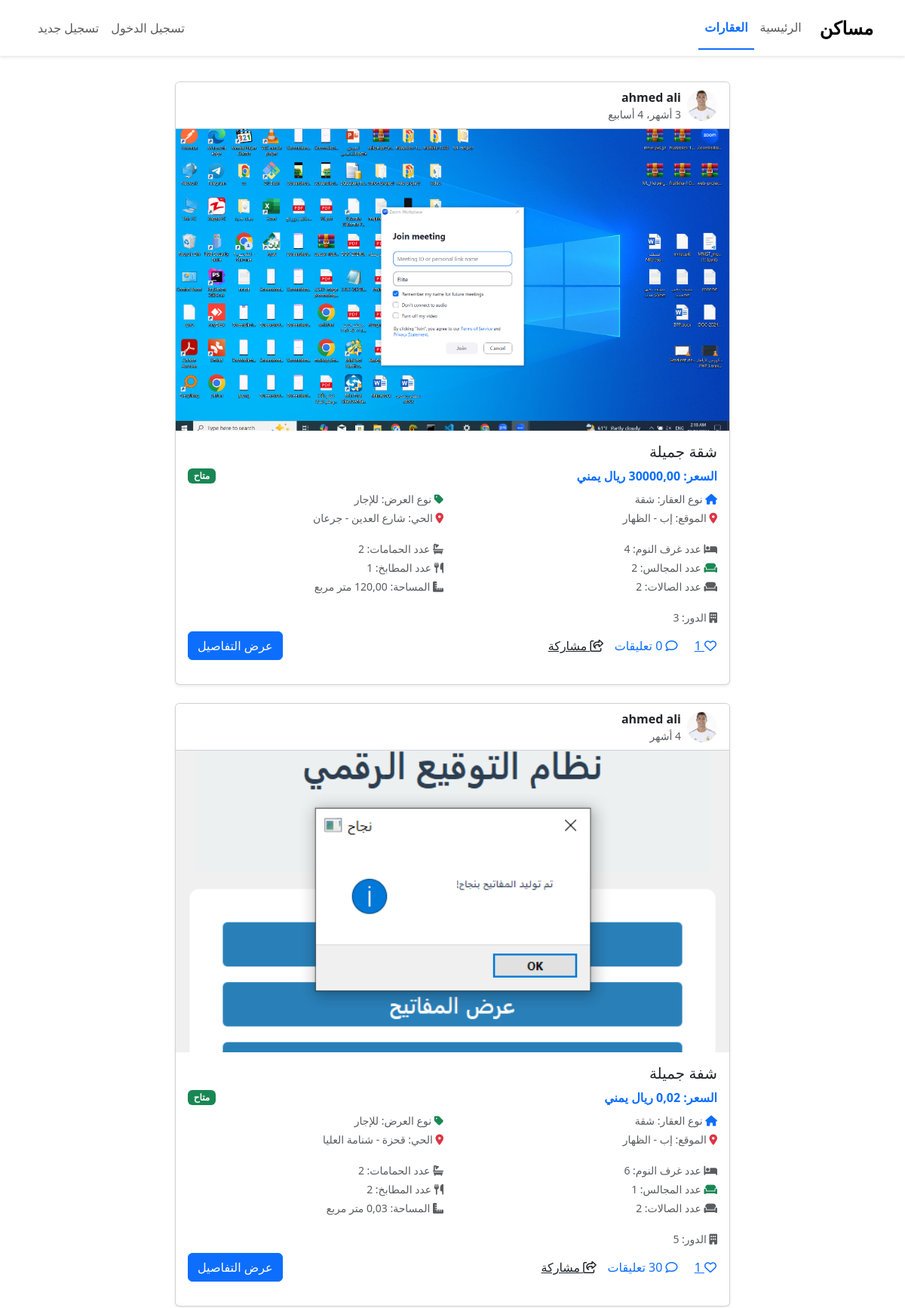
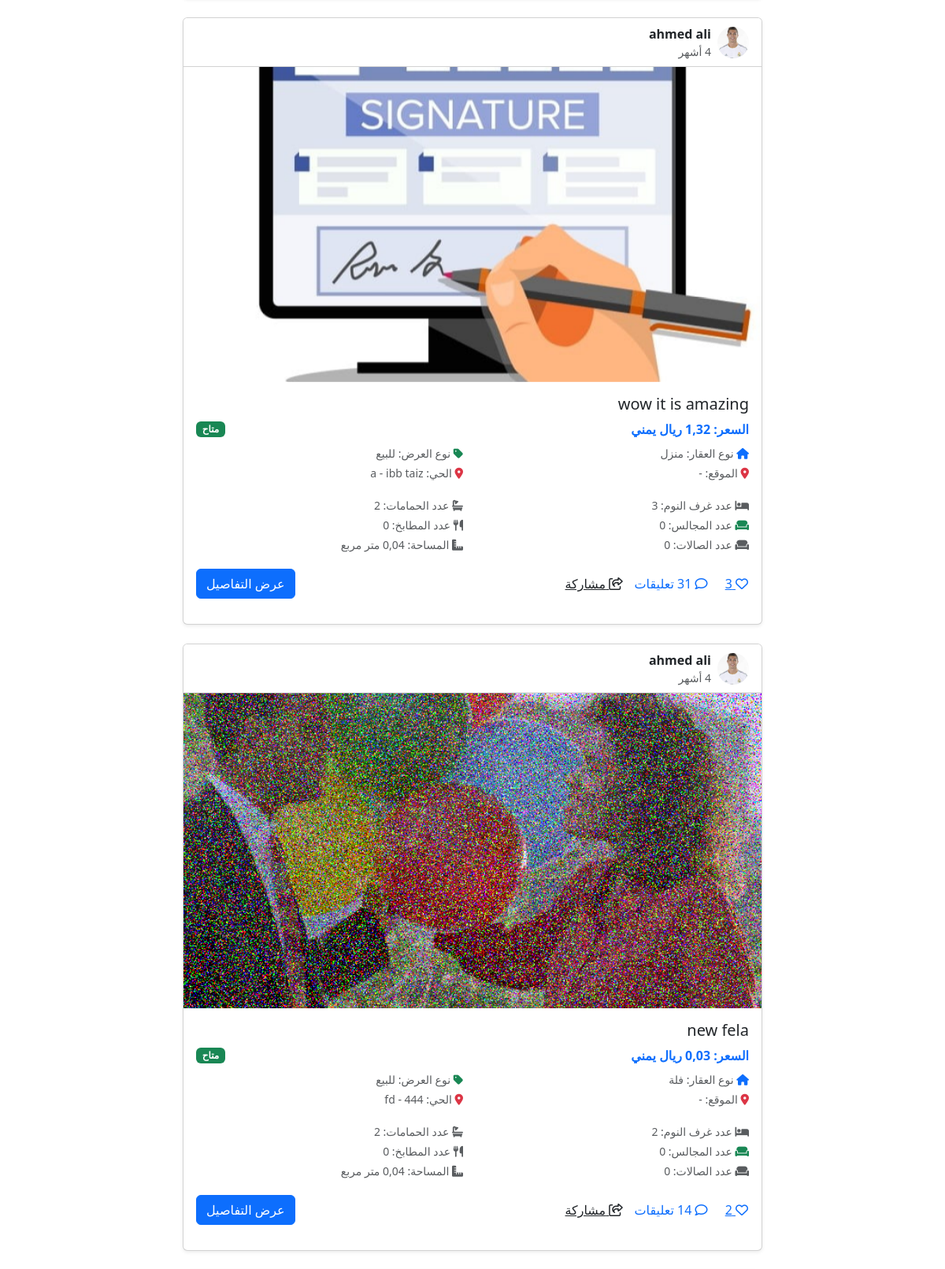
Page /properties/ (upper part) on the committed database (2 pictures, top to bottom).
### properties/models.py (models this page shows, shortened)
class Property(models.Model):
    PROPERTY_TYPE_CHOICES = [
        ('apartment', _('شقة')),
        ('house', _('منزل')),
        ('villa', _('فلة')),
        ('land', _('أرض')),
        ('commercial', _('دكان')),
    ]
    LISTING_TYPE_CHOICES = [
        ('sale', _('للبيع')),
        ('rent', _('للإجار')),
    ]
    CURRENCY_CHOICES = [
        ('YER', _('ريال يمني ')),
        ('USD', _('دولار')),
        ('SAR', _(' ريال سعودي')),
    ]
    area_meas=[
        ('meter',_('متر مربع')),
        ('labinh',_( 'لبنه')),
        ('q',_( 'قصبة')),
    ]
    owner = models.ForeignKey(User, on_delete=models.CASCADE, related_name='properties')
    title = models.CharField(max_length=200)
    description = models.TextField()
    property_type = models.CharField(max_length=20, choices=PROPERTY_TYPE_CHOICES)
    listing_type = models.CharField(max_length=10, choices=LISTING_TYPE_CHOICES)
    price = models.DecimalField(max_digits=12, decimal_places=2)
    currency = models.CharField(max_length=3, choices=CURRENCY_CHOICES, default='YER')
    halls_count = models.PositiveIntegerField(verbose_name=_('Number of Halls'), default=0)
    councils_count = models.PositiveIntegerField(verbose_name=_('Number of Councils'), default=0)
    rooms_count = models.PositiveIntegerField(verbose_name=_('Number of Rooms'), default=0)
    area = models.DecimalField(max_digits=10, decimal_places=2)
    area_measurment= models.CharField(max_length = 20,choices=area_meas)
    governorate = models.ForeignKey(Governorate, on_delete=models.SET_NULL, null=True, related_name='properties')
    district = models.ForeignKey(District, on_delete=models.SET_NULL, null=True, related_name='properties')
    neighborhood = models.CharField(max_length=200, blank=True, null=True, verbose_name=_('Neighborhood/Street'))
    map_location = models.CharField(max_length=500, blank=True, null=True, verbose_name=_('Map Location'))
    bedrooms = models.PositiveIntegerField(null=True, blank=True, verbose_name=_('Number of Bedrooms'))
    living_rooms = models.PositiveIntegerField(null=True, blank=True, verbose_name=_('Number of Living Rooms'))
    bathrooms = models.PositiveIntegerField(null=True, blank=True, verbose_name=_('Number of Bathrooms'))
    kitchens = models.PositiveIntegerField(null=True, blank=True, verbose_name=_('Number of Kitchens'))
    majlis = models.PositiveIntegerField(null=True, blank=True, verbose_name=_('Number of Majlis'))
    floor_number = models.PositiveIntegerField(null=True, blank=True, verbose_name=_('Floor Number'))  # For apartments
    number_of_floors = models.PositiveIntegerField(null=True, blank=True, verbose_name=_('Number of Floors'))  # For houses
    location = models.CharField(max_length=200)
    address = models.TextField()
    created_at = models.DateTimeField(auto_now_add=True)
    updated_at = models.DateTimeField(auto_now=True)
    is_available = models.BooleanField(default=True)
    views_count = models.PositiveIntegerField(default=0)
    liked_by = models.ManyToManyField(User, related_name='liked_properties', blank=True)
    class Meta:
        verbose_name_plural = 'Properties'
        ordering = ['-created_at']

class PropertyImage(models.Model):
    property = models.ForeignKey(Property, on_delete=models.CASCADE, related_name='images')
    image = models.ImageField(upload_to='property_images/')
    is_primary = models.BooleanField(default=False)
    created_at = models.DateTimeField(auto_now_add=True)
    class Meta:
        ordering = ['-is_primary', '-created_at']

class Governorate(models.Model):
    name = models.CharField(max_length=100, verbose_name=_('Governorate Name'))
    class Meta:
        verbose_name = _('Governorate')
        verbose_name_plural = _('Governorates')

class District(models.Model):
    governorate = models.ForeignKey(Governorate, on_delete=models.CASCADE, related_name='districts')
    name = models.CharField(max_length=100, verbose_name=_('District Name'))
    class Meta:
        verbose_name = _('District')
        verbose_name_plural = _('Districts')

### accounts/models.py (models this page shows, shortened)
class Profile(models.Model):
    user = models.OneToOneField(User, on_delete=models.CASCADE)
    bio = models.TextField(max_length=500, blank=True)
    phone_number = models.CharField(max_length=20, blank=True)
    profile_picture = models.ImageField(upload_to='profile_pics', default='default/default_avatar.png')
    address = models.CharField(max_length=255, blank=True)
    city = models.CharField(max_length=100, blank=True)
    country = models.CharField(max_length=100, blank=True)
    is_verified = models.BooleanField(default=False)
    is_agent = models.BooleanField(default=False)
    following = models.ManyToManyField('self', symmetrical=False, related_name='followers', blank=True)
    created_at = models.DateTimeField(auto_now_add=True)
    updated_at = models.DateTimeField(auto_now=True)
    @property
    def avatar_url(self):
        if self.profile_picture and hasattr(self.profile_picture, 'url'):
            return self.profile_picture.url
        return '/static/accounts/default/default_avatar.png'

### properties/views.py (the view)
# urls.py: path('', views.PropertyListView.as_view(), name='property_list'),
class PropertyListView(ListView):
    model = Property
    template_name = 'properties/property_list.html'
    context_object_name = 'properties'
    paginate_by = 9
    def get_queryset(self):
        queryset = Property.objects.filter(is_available=True).order_by('-created_at')
        property_type = self.request.GET.get('property_type')
        if property_type:
            queryset = queryset.filter(property_type=property_type)
        listing_type = self.request.GET.get('listing_type')
        if listing_type:
            queryset = queryset.filter(listing_type=listing_type)
        queryset = queryset.prefetch_related(
            'images',
            'comments',
            'comments__user',
            'comments__user__profile'
        ).select_related('governorate', 'district')
        return queryset
    def get_context_data(self, **kwargs):
        context = super().get_context_data(**kwargs)
        context['governorates'] = Governorate.objects.all()
        context['users'] = User.objects.filter(is_active=True)
        context['deals_count'] = Property.objects.filter(is_available=False).count()
        return context

### notifications/context_processors.py (called while the page is built, shortened)
def notifications_processor(request):
    return {
        'unread_notifications_count': 0,
        'recent_notifications': []
    }

### properties/templates/properties/property_list.html (shortened to what this page needs)
{% extends 'base.html' %}
{% load static %}
{% block content %}
<div class="container py-5">
    <div class="row justify-content-center">
        <div class="col-lg-8">
            {% if properties %}
                {% for property in properties %}
                <div class="card mb-4 shadow-sm" id="property-{{ property.pk }}" data-property-id="{{ property.pk }}">
                    <div class="card-header bg-white">
                        <div class="d-flex align-items-center">
                            <div class="d-flex align-items-center">
                                <img src="{{ property.owner.profile.avatar_url|default:'/static/img/default-avatar.png' }}"
                                     class="rounded-circle me-2"
                                     width="40" height="40"
                                     alt="{{ property.owner.get_full_name|default:property.owner.username }}">
                                <div>
                                    <a href="{% url 'accounts:user_profile' property.owner.username %}" class="text-decoration-none text-dark">
                                        <span class="fw-bold">{{ property.owner.get_full_name|default:property.owner.username }}</span>
                                    </a>
                                    <div class="text-muted small">  {{ property.created_at|timesince }}</div>
                                </div>
                            </div>
                        </div>
                    </div>
                    {% if property.images.all %}
                    <div id="propertyCarousel{{ property.pk }}" class="carousel slide" data-bs-ride="carousel" data-bs-interval="3000">
                        <div class="carousel-inner">
                            {% for image in property.images.all %}
                            <div class="carousel-item {% if forloop.first %}active{% endif %}">
                                <img src="{{ image.image.url }}" class="d-block w-100" alt="صورة العقار" style="height: 400px; object-fit: cover;">
                            </div>
                            {% endfor %}
                        </div>
                    </div>
                    {% else %}
                    <img src="{% static 'img/placeholder.jpg' %}" class="card-img-top" alt="صورة افتراضية" style="height: 400px; object-fit: cover;">
                    {% endif %}
                    <div class="card-body">
                        <h5 class="card-title mb-2">{{ property.title }}</h5>
                        <div class="mb-3">
                            <div class="d-flex justify-content-between align-items-center mb-2">
                                <span class="text-primary fw-bold">السعر: {{ property.price }} {{ property.get_currency_display }}</span>
                                <span class="badge {% if property.is_available %}bg-success{% else %}bg-danger{% endif %}">
                                    {% if property.is_available %}متاح{% else %}غير متاح{% endif %}
                                </span>
                            </div>
                            <div class="row text-muted small">
                                <div class="col-6 mb-1">
                                    <i class="fas fa-home text-primary"></i> نوع العقار: {{ property.get_property_type_display }}
                                </div>
                                <div class="col-6 mb-1">
                                    <i class="fas fa-tag text-success"></i> نوع العرض: {{ property.get_listing_type_display }}
                                </div>
                                <div class="col-6 mb-1">
                                    <i class="fas fa-map-marker-alt text-danger"></i> الموقع: {{ property.governorate.name }} - {{ property.district.name }}
                                </div>
                                <div class="col-6 mb-1">
                                    <i class="fas fa-map-marker-alt text-danger"></i> الحي: {{ property.location }} - {{ property.address }}
                                </div>
                            </div>
                        </div>
                        <div class="row text-muted small mb-3">
                            <div class="col-6 mb-1">
                                <i class="fas fa-bed"></i> عدد غرف النوم: {{ property.bedrooms|default_if_none:"0" }}
                            </div>
                            <div class="col-6 mb-1">
                                <i class="fas fa-bath"></i> عدد الحمامات: {{ property.bathrooms|default_if_none:"0" }}
                            </div>
                            <div class="col-6 mb-1">
                                <i class="fas fa-couch text-success"></i> عدد المجالس: {{ property.majlis|default_if_none:"0" }}
                            </div>
                            <div class="col-6 mb-1">
                                <i class="fas fa-utensils"></i> عدد المطابخ: {{ property.kitchens|default_if_none:"0" }}
                            </div>
                            <div class="col-6 mb-1">
                                <i class="fas fa-couch"></i> عدد الصالات: {{ property.living_rooms|default_if_none:"0" }}
                            </div>
                            <div class="col-6 mb-1">
                                <i class="fas fa-ruler-combined"></i> المساحة: {{ property.area|default_if_none:"0" }} متر مربع
                            </div>
                        </div>
                        {% if property.property_type == 'apartment' and property.floor_number %}
                            <div class="text-muted small mb-2">
                                <i class="fas fa-building"></i> الدور: {{ property.floor_number }}
                            </div>
                        {% endif %}
                        <div class="d-flex justify-content-between align-items-center mb-3">
                            <div>
                                <button  class="btn btn-link like-btn p-0 me-3 {% if request.user in property.liked_by.all %}liked{% endif %}"
                                        data-property-id="{{ property.id }}">
                                    <i class="{% if request.user in property.liked_by.all %}fas{% else %}far{% endif %} fa-heart {% if request.user in property.liked_by.all %}text-danger{% endif %}"></i>
                                    <span class="like-count">{{ property.liked_by.count }}</span>
                                </button>
                                <button class="btn btn-link text-decoration-none p-0 me-2"
                                        type="button"
                                        data-bs-toggle="collapse"
                                        data-bs-target="#comments-{{ property.id }}"
                                        aria-expanded="false">
                                    <i class="far fa-comment"></i>
                                    <span class="comment-count">{{ property.comments.count }}</span> تعليقات
                                </button>
                                <button class="btn btn-link text-dark share-btn p-0"
                                        data-property-url="{{ request.build_absolute_uri }}">
                                    <i class="far fa-share-square"></i> مشاركة
                                </button>
                            </div>
                            <div>
                                <a href="{% url 'properties:property_detail' property.pk %}" class="btn btn-primary">
                                    عرض التفاصيل
                                </a>
                            </div>
                        </div>
                    </div>
                </div>
            {% endfor %}
            {% else %}
                <div class="text-center py-5">
                    <i class="fas fa-home fa-4x text-muted mb-3"></i>
                    <h3>لا توجد عقارات متاحة</h3>
                    <p class="text-muted">لم يتم إضافة أي عقارات بعد</p>
                </div>
            {% endif %}
        </div>
    </div>
</div>
{% endblock %}

### templates/base.html (style rules this page uses)
body { font-family: 'Segoe UI', Tahoma, Geneva, Verdana, sans-serif; padding-top: 60px; }

### rows in the picture
Property: owner.profile.avatar_url (picture), owner.get_full_name "ahmed ali", created_at "3 أشهر، 4 أسابيع", title "شقة جميلة", currency "ريال يمني", is_available "متاح", property_type "شقة", listing_type "للإجار", governorate.name "إب", district.name "الظهار", location "شارع العدين", address "جرعان", bedrooms "4", bathrooms "2", majlis "2", kitchens "1", living_rooms "2", floor_number "3", liked_by.count "1", comments.count "0"
PropertyImage: image (picture)
Property: owner.profile.avatar_url (picture), owner.get_full_name "ahmed ali", created_at "4 أشهر", title "شفة جميلة", price "0,02", currency "ريال يمني", is_available "متاح", property_type "شقة", listing_type "للإجار", governorate.name "إب", district.name "الظهار", location "قحزة", address "شنامة العليا", bedrooms "6", bathrooms "2", majlis "1", kitchens "2", living_rooms "2", area "0,03", floor_number "5", liked_by.count "1", comments.count "30"
PropertyImage: image (picture)
Property: owner.profile.avatar_url (picture), owner.get_full_name "ahmed ali", created_at "4 أشهر", title "wow it is amazing", price "1,32", currency "ريال يمني", is_available "متاح", property_type "منزل", listing_type "للبيع", location "a", address "ibb taiz", bedrooms "3", bathrooms "2", majlis "0", kitchens "0", living_rooms "0", area "0,04", liked_by.count "3", comments.count "31"
PropertyImage: image (picture)
Property: owner.profile.avatar_url (picture), owner.get_full_name "ahmed ali", created_at "4 أشهر", title "new fela", price "0,03", currency "ريال يمني", is_available "متاح", property_type "فلة", listing_type "للبيع", location "444", address "fd", bedrooms "2", bathrooms "2", majlis "0", kitchens "0", living_rooms "0", area "0,04", liked_by.count "2", comments.count "14"
PropertyImage: image (picture)
